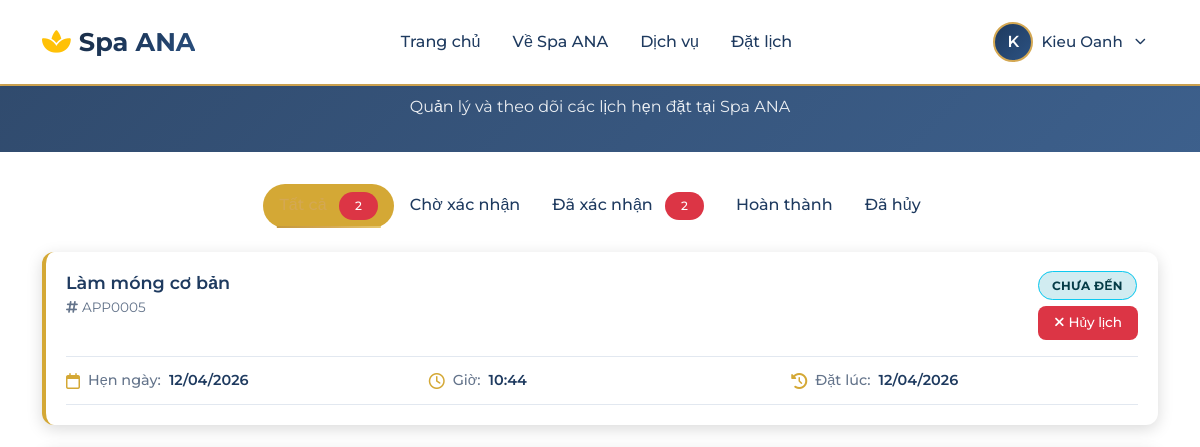
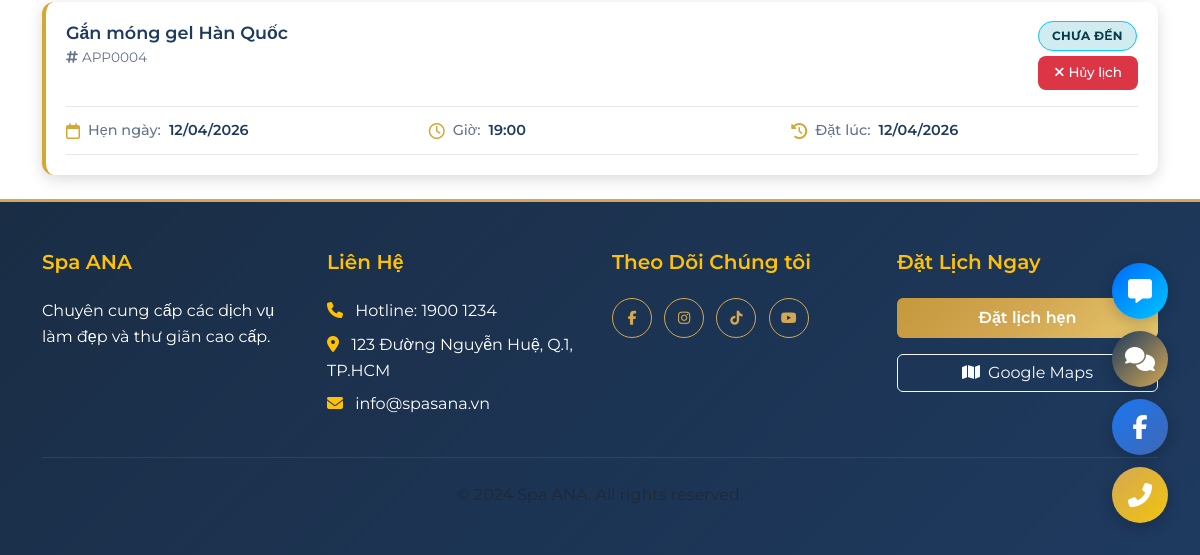
Before: /lich-hen-cua-toi/ (signed in) with the older database file (2 pictures, top to bottom).
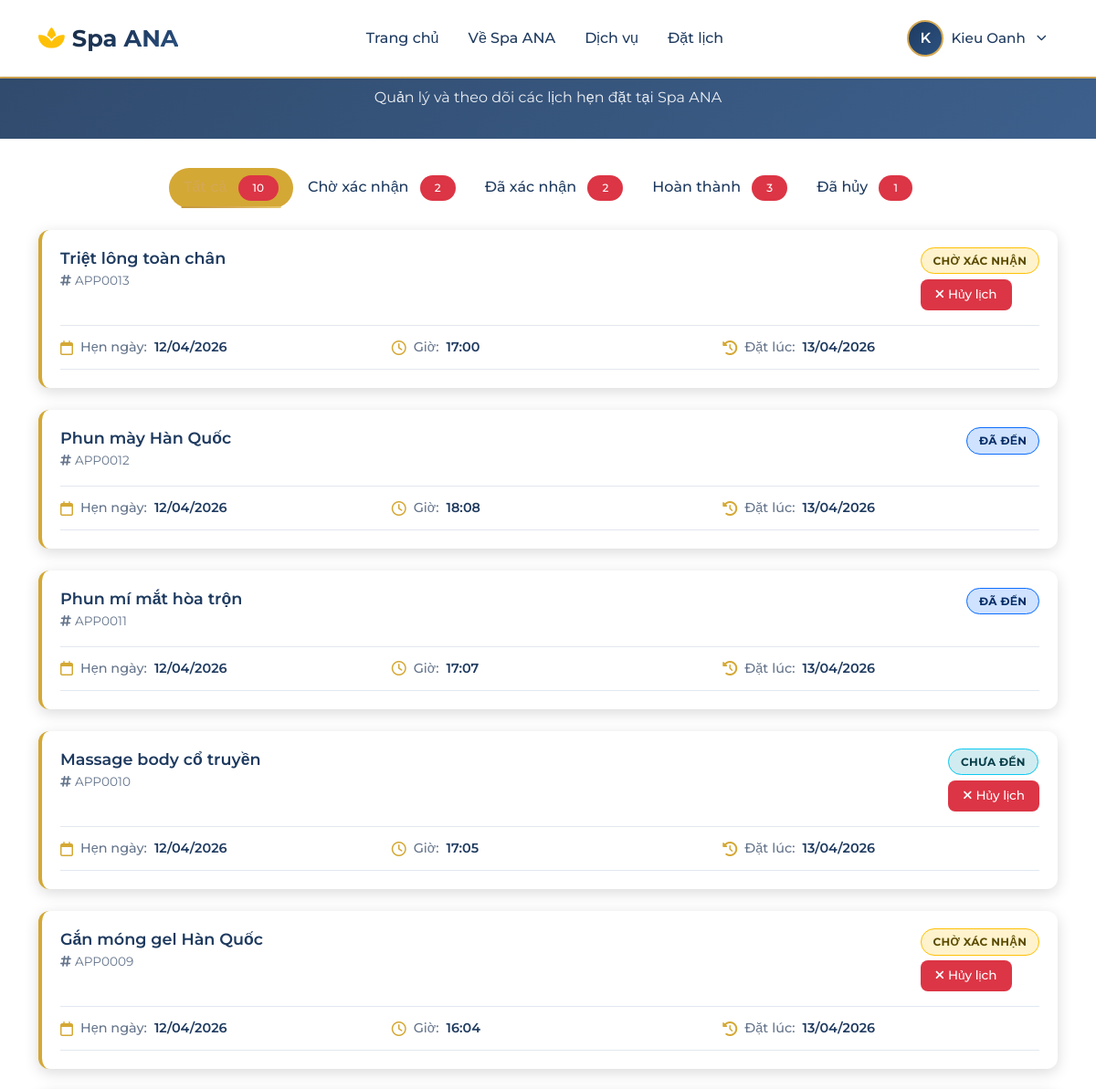
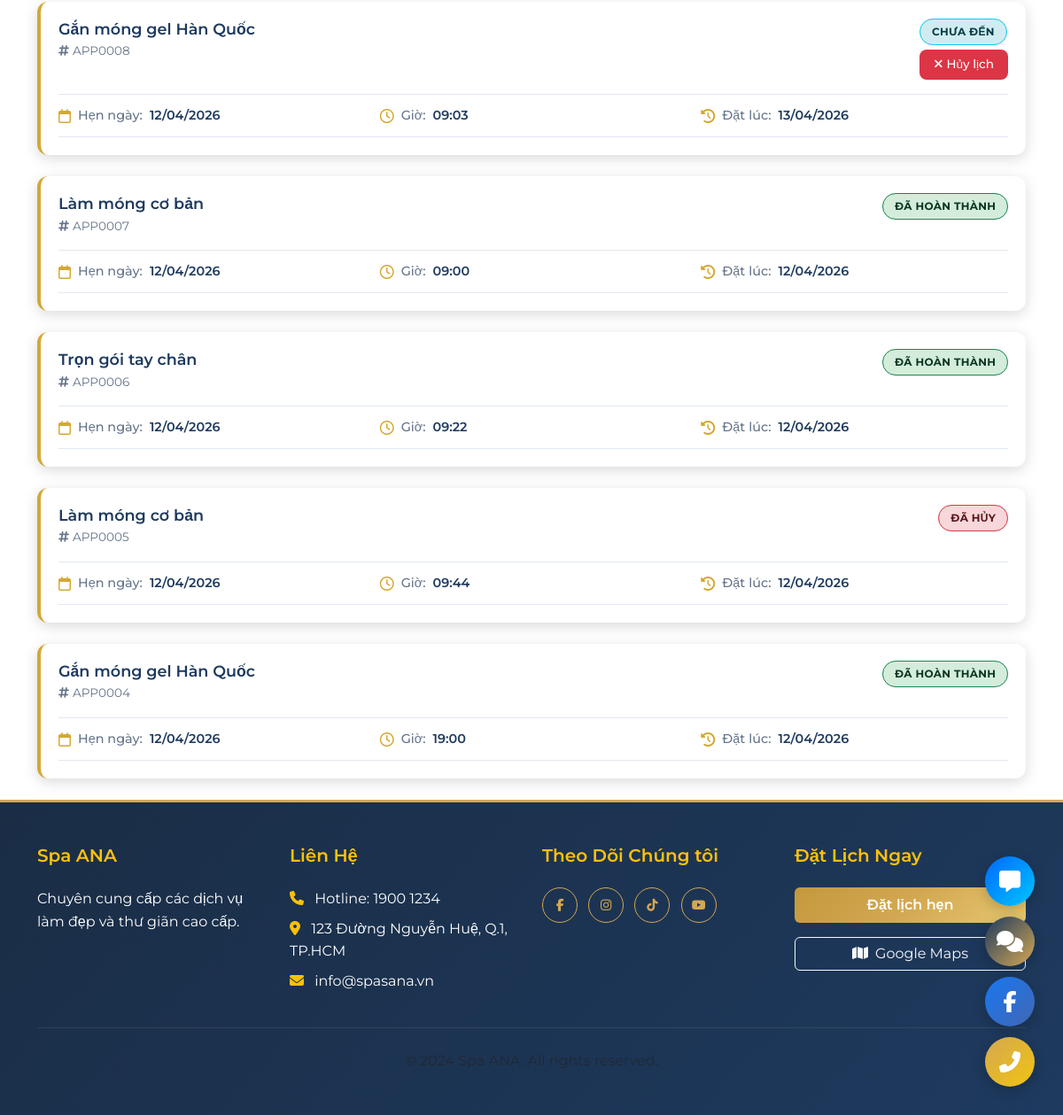
After: the same page with the newer database file (2 pictures, top to bottom).
### appointments/models.py (models this page shows, shortened)
class Appointment(models.Model):
    STATUS_CHOICES = [
        ('pending', 'Chờ xác nhận'),
        ('not_arrived', 'Chưa đến'),
        ('arrived', 'Đã đến'),
        ('completed', 'Đã hoàn thành'),
        ('cancelled', 'Đã hủy'),
    ]
    PAYMENT_STATUS_CHOICES = [
        ('unpaid', 'Chưa thanh toán'),
        ('partial', 'Thanh toán một phần'),
        ('paid', 'Đã thanh toán'),
    ]
    SOURCE_CHOICES = [
        ('web', 'Khách đặt online'),
        ('admin', 'Lễ tân tạo'),
    ]
    appointment_code = models.CharField(
        max_length=20,
        unique=True,
        editable=False,
        blank=True,
        verbose_name='Mã lịch hẹn',
        help_text='Mã tự sinh: APP + số thứ tự'
    )
    customer = models.ForeignKey(
        'accounts.CustomerProfile',
        on_delete=models.CASCADE,
        related_name='appointments',
        verbose_name='Khách hàng'
    )
    service = models.ForeignKey(
        'spa_services.Service',
        on_delete=models.CASCADE,
        verbose_name='Dịch vụ'
    )
    room = models.ForeignKey(
        'appointments.Room',
        on_delete=models.SET_NULL,
        null=True,
        blank=True,
        verbose_name='Phòng'
    )
    appointment_date = models.DateField(
        verbose_name='Ngày hẹn',
        db_index=True,  # INDEX: Filter theo ngày - quan trọng nhất
    )
    appointment_time = models.TimeField(
        verbose_name='Giờ bắt đầu'
    )
    end_time = models.TimeField(
        null=True,
        blank=True,
        verbose_name='Giờ kết thúc'
    )
    duration_minutes = models.PositiveIntegerField(
        null=True,
        blank=True,
        verbose_name='Thời lượng (phút)'
    )
    guests = models.PositiveIntegerField(
        default=1,
        verbose_name='Số khách',
        help_text='Số lượng khách tham gia dịch vụ'
    )
    status = models.CharField(
        max_length=20,
        choices=STATUS_CHOICES,
        default='pending',
        verbose_name='Trạng thái',
        db_index=True,  # INDEX: Filter theo trạng thái
    )
    payment_status = models.CharField(
        max_length=20,
        choices=PAYMENT_STATUS_CHOICES,
        default='unpaid',
        verbose_name='Trạng thái thanh toán'
    )
    source = models.CharField(
        max_length=10,
        choices=SOURCE_CHOICES,
        default='web',
        verbose_name='Nguồn đặt lịch'
    )
    notes = models.TextField(
        blank=True,
        verbose_name='Ghi chú của khách hàng'
    )
    staff_notes = models.TextField(
        blank=True,
        verbose_name='Ghi chú của nhân viên'
    )
    created_by = models.ForeignKey(
        User,
        on_delete=models.SET_NULL,
        null=True,
        blank=True,
        related_name='appointments_created',
        verbose_name='Người tạo'
    )
    created_at = models.DateTimeField(
        auto_now_add=True,
        verbose_name='Ngày đặt lịch'
    )
    updated_at = models.DateTimeField(
        auto_now=True,
        verbose_name='Cập nhật lần cuối'
    )
    class Meta:
        verbose_name = 'Lịch hẹn'
        verbose_name_plural = 'Lịch hẹn'
        ordering = ['-appointment_date', '-appointment_time']
        indexes = [
            models.Index(fields=['appointment_code'], name='appt_code_idx'),
            models.Index(fields=['customer', 'appointment_date'], name='appt_customer_date_idx'),
            models.Index(fields=['status', 'appointment_date'], name='appt_status_date_idx'),
            models.Index(fields=['room', 'appointment_date'], name='appt_room_date_idx'),
            models.Index(fields=['source', 'status'], name='appt_source_status_idx'),
            models.Index(fields=['appointment_date', 'appointment_time'], name='appt_datetime_idx'),
            models.Index(fields=['-created_at'], name='appt_created_idx'),
        ]
        constraints = [
            models.CheckConstraint(
                check=models.Q(guests__gte=1),
                name='appointment_guests_at_least_one'
            ),
        ]

### spa_services/models.py (models this page shows, shortened)
class Service(models.Model):
    CATEGORY_CHOICES = [
        ('skincare', 'Chăm sóc da'),
        ('massage', 'Massage'),
        ('tattoo', 'Phun thêu'),
        ('hair', 'Triệt lông'),
        ('nails', 'Làm móng'),
        ('other', 'Khác'),
    ]
    STATUS_CHOICES = [
        ('active', 'Đang hoạt động'),
        ('inactive', 'Ngừng hoạt động'),
    ]
    CATEGORY_MAP = {
        '1': 'skincare',
        '2': 'massage',
        '3': 'tattoo',
        '4': 'hair',
    }
    CATEGORY_DISPLAY_MAP = {
        'skincare': 1,
        'massage': 2,
        'tattoo': 3,
        'hair': 4,
        'nails': 5,
        'other': 6,
    }
    code = models.CharField(
        max_length=20,
        unique=True,
        null=True,
        blank=True,
        verbose_name='Mã dịch vụ',
        help_text='Mã dịch vụ tự sinh (DV0001, DV0002, ...)'
    )
    name = models.CharField(
        max_length=200,
        verbose_name='Tên dịch vụ',
        help_text='Tên dịch vụ, tối đa 200 ký tự'
    )
    slug = models.SlugField(
        max_length=250,
        unique=True,
        verbose_name='Slug',
        help_text='URL thân thiện cho SEO'
    )
    category = models.CharField(
        max_length=20,
        choices=CATEGORY_CHOICES,
        default='skincare',
        verbose_name='Danh mục',
        db_index=True,  # INDEX: Filter theo danh mục rất hay dùng
    )
    short_description = models.CharField(max_length=300, blank=True, verbose_name='Mô tả ngắn')
    description = models.TextField(verbose_name='Mô tả chi tiết')
    price = models.DecimalField(
        max_digits=10,
        decimal_places=0,
        validators=[MinValueValidator(0)],
        verbose_name='Giá (VNĐ)'
    )
    duration_minutes = models.PositiveIntegerField(
        verbose_name='Thời lượng (phút)',
        help_text='Thời gian thực hiện dịch vụ (phút)'
    )
    status = models.CharField(
        max_length=20,
        choices=STATUS_CHOICES,
        default='active',
        verbose_name='Trạng thái',
        db_index=True,  # INDEX: Filter active/inactive
    )
    image = models.ImageField(upload_to='services/', null=True, blank=True, verbose_name='Hình ảnh')
    is_active = models.BooleanField(default=True, verbose_name='Đang hoạt động')
    created_by = models.ForeignKey(
        User,
        on_delete=models.SET_NULL,
        null=True,
        blank=True,
        related_name='services_created',
        verbose_name='Người tạo'
    )
    updated_by = models.ForeignKey(
        User,
        on_delete=models.SET_NULL,
        null=True,
        blank=True,
        related_name='services_updated',
        verbose_name='Người cập nhật'
    )
    created_at = models.DateTimeField(auto_now_add=True, verbose_name='Ngày tạo')
    updated_at = models.DateTimeField(auto_now=True, verbose_name='Cập nhật lần cuối')
    class Meta:
        verbose_name = 'Dịch vụ'
        verbose_name_plural = 'Dịch vụ'
        ordering = ['-created_at']
        indexes = [
            models.Index(fields=['slug'], name='service_slug_idx'),
            models.Index(fields=['is_active'], name='service_active_idx'),
            models.Index(fields=['code'], name='service_code_idx'),
            models.Index(fields=['-created_at'], name='service_created_idx'),
            models.Index(fields=['name'], name='service_name_idx'),
            models.Index(fields=['category', 'status'], name='service_category_status_idx'),
        ]
        constraints = [
            models.CheckConstraint(
                check=models.Q(price__gte=0),
                name='service_price_non_negative'
            ),
            models.CheckConstraint(
                check=models.Q(duration_minutes__gt=0),
                name='service_duration_positive'
            ),
        ]

### appointments/views.py (the view)
# urls.py: path('lich-hen-cua-toi/', views.my_appointments, name='my_appointments'),
@login_required
def my_appointments(request):
    try:
        customer_profile = request.user.customer_profile
        status_filter = request.GET.get('status', 'all')
        appointments = customer_profile.appointments.all()
        if status_filter != 'all':
            appointments = appointments.filter(status=status_filter)
        appointments = appointments.order_by('-created_at')
        status_counts = {}
        for status_choice, _ in Appointment.STATUS_CHOICES:
            status_counts[status_choice] = customer_profile.appointments.filter(
                status=status_choice
            ).count()
        status_counts['all'] = customer_profile.appointments.count()
    except CustomerProfile.DoesNotExist:
        appointments = Appointment.objects.none()
        status_counts = {}
        status_filter = 'all'
    return render(request, 'appointments/my_appointments.html', {
        'appointments': appointments,
        'status_filter': status_filter,
        'status_counts': status_counts,
    })

### templates/appointments/my_appointments.html (shortened to what the changed rows need)
{% extends 'spa/base.html' %}
{% block content %}
<section class="page-header">
    <div class="container">
        <h1>Lịch Hẹn Của Tôi</h1>
    </div>
</section>
<section class="appointments-section">
    <div class="container">
        <ul class="nav nav-pills justify-content-center mb-4">
            <li class="nav-item">
                <a class="nav-link {% if status_filter == 'all' %}active{% endif %}" href="?status=all">
                    {% if status_counts.all > 0 %}
                    <span class="badge bg-danger rounded-pill ms-2">{{ status_counts.all }}</span>
                    {% endif %}
                </a>
            </li>
            <li class="nav-item">
                <a class="nav-link {% if status_filter == 'pending' %}active{% endif %}" href="?status=pending">
                    Chờ xác nhận
                    {% if status_counts.pending > 0 %}
                    <span class="badge bg-danger rounded-pill ms-2">{{ status_counts.pending }}</span>
                    {% endif %}
                </a>
            </li>
            <li class="nav-item">
                <a class="nav-link {% if status_filter == 'completed' %}active{% endif %}" href="?status=completed">
                    Hoàn thành
                    {% if status_counts.completed > 0 %}
                    <span class="badge bg-danger rounded-pill ms-2">{{ status_counts.completed }}</span>
                    {% endif %}
                </a>
            </li>
            <li class="nav-item">
                <a class="nav-link {% if status_filter == 'cancelled' %}active{% endif %}" href="?status=cancelled">
                    Đã hủy
                    {% if status_counts.cancelled > 0 %}
                    <span class="badge bg-danger rounded-pill ms-2">{{ status_counts.cancelled }}</span>
                    {% endif %}
                </a>
            </li>
        </ul>
        {% if appointments %}
        <div class="row">
            {% for appointment in appointments %}
            <div class="col-12">
                <div class="appointment-card">
                    <div class="card-header-section">
                        <div class="service-info">
                            <h5>{{ appointment.service.name }}</h5>
                            <div class="code">
                                <i class="fas fa-hashtag me-1"></i>{{ appointment.appointment_code }}
                            </div>
                        </div>
                        <div class="status-section">
                            <span class="status-badge status-{{ appointment.status }}">
                                {{ appointment.get_status_display }}
                            </span>
                            {% if appointment.status == 'pending' or appointment.status == 'not_arrived' %}
                            <form method="post"
                                  action="{% url 'appointments:cancel_appointment' appointment.id %}"
                                  onsubmit="return confirm('Bạn có chắc muốn hủy lịch hẹn này?');">
                                <button type="submit" class="btn-cancel">
                                    <i class="fas fa-times me-1"></i>Hủy lịch
                                </button>
                            </form>
                            {% endif %}
                        </div>
                    </div>
                    <div class="card-details">
                        <div class="detail-item">
                            <i class="far fa-calendar"></i>
                            <span class="label">Hẹn ngày:</span>
                            <span class="value">{{ appointment.appointment_date|date:"d/m/Y" }}</span>
                        </div>
                        <div class="detail-item">
                            <i class="far fa-clock"></i>
                            <span class="label">Giờ:</span>
                            <span class="value">{{ appointment.appointment_time|time:"H:i" }}</span>
                        </div>
                        <div class="detail-item">
                            <i class="fas fa-history"></i>
                            <span class="label">Đặt lúc:</span>
                            <span class="value">{{ appointment.created_at|date:"d/m/Y" }}</span>
                        </div>
                    </div>
                </div>
            </div>
            {% endfor %}
        </div>
        {% endif %}
    </div>
</section>
{% endblock %}

Changed rows visible on the page:
added Appointment: service.name "Triệt lông toàn chân", appointment_code "APP0013", status "CHỜ XÁC NHẬN", shows "Hủy lịch", appointment_date "12/04/2026", appointment_time "17:00", created_at "13/04/2026"
added Appointment: service.name "Phun mày Hàn Quốc", appointment_code "APP0012", status "ĐÃ ĐẾN", appointment_date "12/04/2026", appointment_time "18:08", created_at "13/04/2026"
added Appointment: service.name "Phun mí mắt hòa trộn", appointment_code "APP0011", status "ĐÃ ĐẾN", appointment_date "12/04/2026", appointment_time "17:07", created_at "13/04/2026"
added Appointment: service.name "Massage body cổ truyền", appointment_code "APP0010", status "CHƯA ĐẾN", shows "Hủy lịch", appointment_date "12/04/2026", appointment_time "17:05", created_at "13/04/2026"
added Appointment: service.name "Gắn móng gel Hàn Quốc", appointment_code "APP0009", status "CHỜ XÁC NHẬN", shows "Hủy lịch", appointment_date "12/04/2026", appointment_time "16:04", created_at "13/04/2026"
added Appointment: service.name "Gắn móng gel Hàn Quốc", appointment_code "APP0008", status "CHƯA ĐẾN", shows "Hủy lịch", appointment_date "12/04/2026", appointment_time "09:03", created_at "13/04/2026"
added Appointment: service.name "Làm móng cơ bản", appointment_code "APP0007", status "ĐÃ HOÀN THÀNH", appointment_date "12/04/2026", appointment_time "09:00", created_at "12/04/2026"
added Appointment: service.name "Trọn gói tay chân", appointment_code "APP0006", status "ĐÃ HOÀN THÀNH", appointment_date "12/04/2026", appointment_time "09:22", created_at "12/04/2026"
changed Appointment "APP0005": status "CHƯA ĐẾN" → "ĐÃ HỦY"; appointment_time "10:44" → "09:44"; no longer shows "Hủy lịch"
changed Appointment "APP0004": status "CHƯA ĐẾN" → "ĐÃ HOÀN THÀNH"; no longer shows "Hủy lịch"
Other visible differences:
{{ status_counts.all }}: "2" → "10"
{{ status_counts.pending }}: (not shown) → "2"
{{ status_counts.completed }}: (not shown) → "3"
{{ status_counts.cancelled }}: (not shown) → "1"
